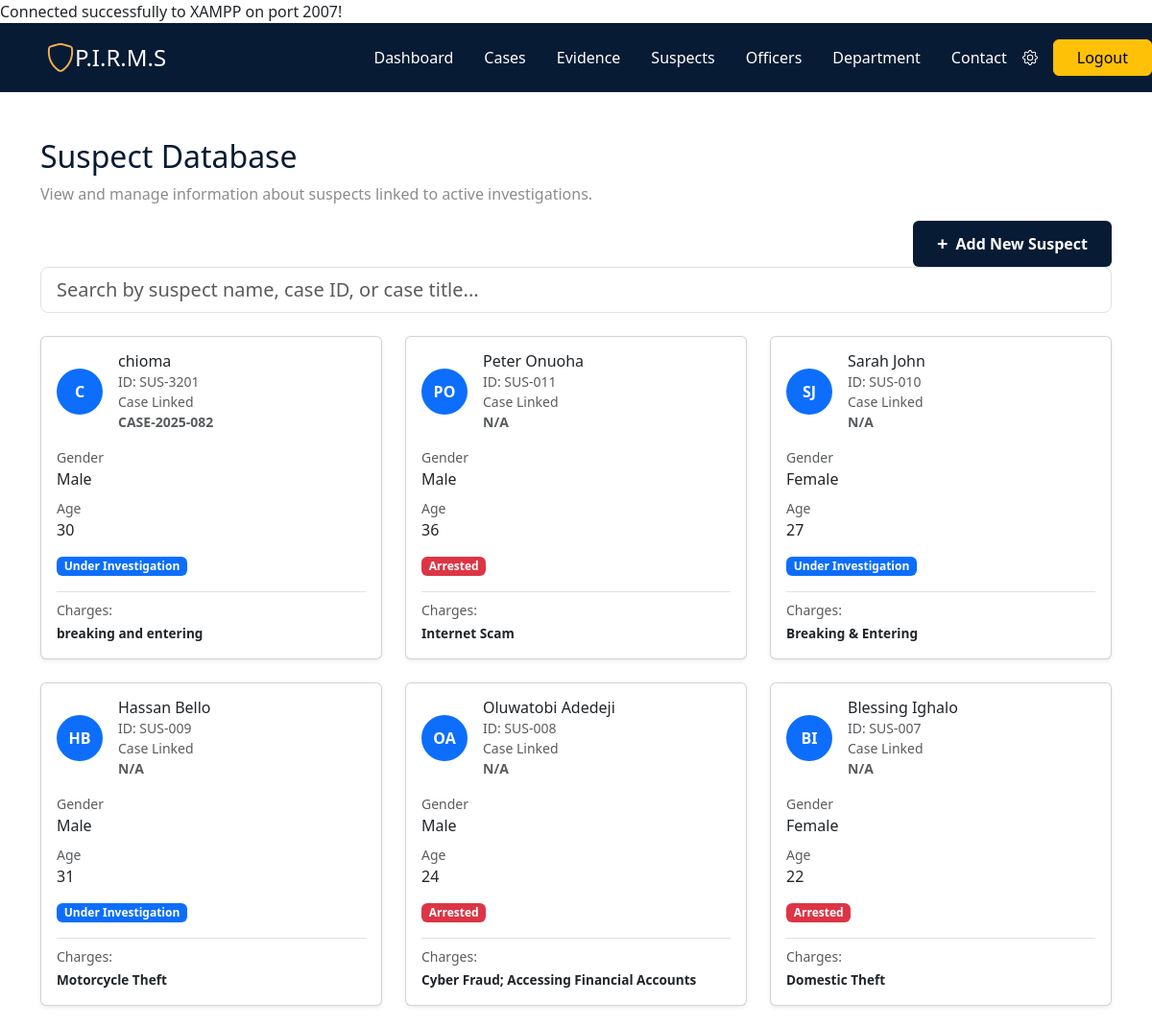
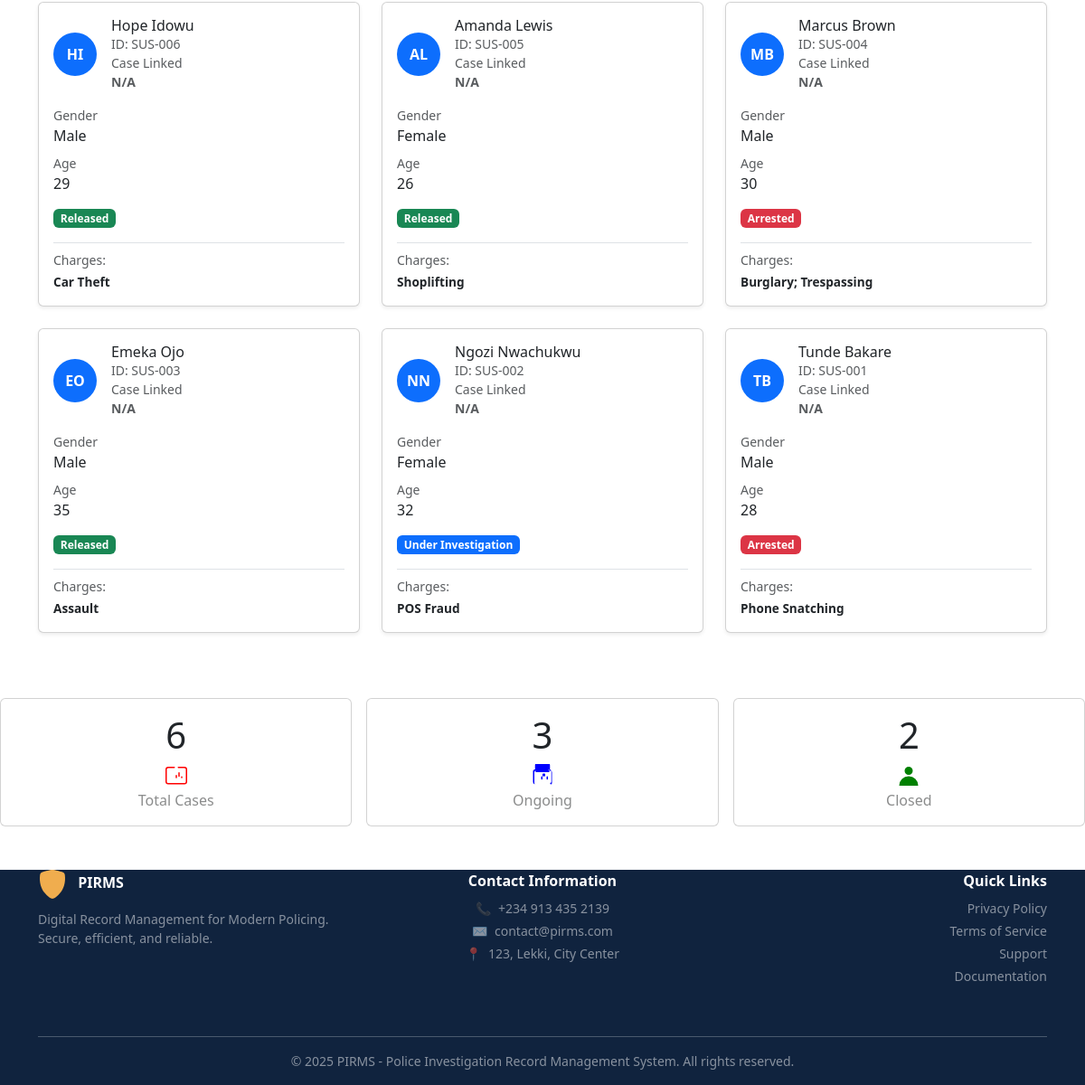
Screenshot of /suspects.php with the database file from the repository (2 pictures, top to bottom).
### tables this page shows
CREATE TABLE `suspect` (
  `suspect_id` varchar(50) NOT NULL,
  `name` varchar(100) NOT NULL,
  `gender` enum('Male','Female','Other') NOT NULL,
  `age` int(11) DEFAULT NULL,
  `date_of_birth` date DEFAULT NULL,
  `address` text DEFAULT NULL,
  `physical_description` text DEFAULT NULL,
  `status` enum('Under Investigation','Arrested','Released','Convicted') NOT NULL DEFAULT 'Under Investigation',
  `charges` text DEFAULT NULL,
  `case_id` varchar(50) DEFAULT NULL
);

### suspects.php (the view, shortened to what this page needs)
<?php
require_once 'includes/db.php';
try {
  $stmt = $pdo->query("SELECT * FROM suspect ORDER BY suspect_id DESC");
  $suspects = $stmt->fetchAll(PDO::FETCH_ASSOC);
} catch (PDOException $e) {
  $suspects = [];
  $error = "Error fetching suspects: " . $e->getMessage();
}
?>
<!DOCTYPE html>
<html lang="en">
<head>
  <link href="https://cdn.jsdelivr.net/npm/bootstrap@5.3.3/dist/css/bootstrap.min.css" rel="stylesheet">
</head>
<body>
  <header class="d-flex flex-wrap justify-content-center py-3 mb-4" style="background-color: #081b34;">
    <a href="./images/dog-img.jpg" class="d-flex align-items-center mb-3 mb-md-0 me-md-auto link-body-emphasis text-decoration-none">
      <svg class="bi me-2" width="40" height="32">
        <use xlink:href="#bootstrap"></use>
      </svg>
      <span class="fs-4 text-white">P.I.R.M.S</span>
    </a>
    <ul class="nav nav-pills align-items-center">
      <li class="nav-item"><a href="./dashboard.php" class="nav-link text-white" aria-current="page">Dashboard</a></li>
      <li class="nav-item"><a href="./cases.php" class="nav-link text-white">Cases</a></li>
      <li class="nav-item"><a href="./evidence.php" class="nav-link text-white">Evidence</a></li>
      <li class="nav-item"><a href="./suspects.php" class="nav-link text-white">Suspects</a></li>
      <li class="nav-item"><a href="./officer.php" class="nav-link text-white">Officers</a></li>
      <li class="nav-item"><a href="./department.php" class="nav-link text-white">Department</a></li>
      <li class="nav-item"><a href="./contact.php" class="nav-link text-white">Contact</a></li>
      <li class="nav-item">
        <a href="./setting.php" class="nav-link text-white p-0" aria-label="Settings">
        </a>
      </li>
      <a href="logout.php" class="btn btn-warning px-4 ms-3" type="button">Logout</a>
    </ul>
  </header>
  <div class="container mb-">
    <div class="text-left mb-4 mt-5">
      <h2 style="color: #081b34;">Suspect Database</h2>
      <p style="color:rgb(139, 140, 140);">View and manage information about suspects linked to active investigations.</p>
      <button onclick="location.href='newsuspect.php'" type="button" class="btn text-white fw-bold px-4 py-2 d-flex align-items-center float-end" style="background:#081b34;">
        <span class="me-2 fs-5">+</span> Add New Suspect
      </button>
    </div>
  </div>
  <div class="container py-4">
    <div class="mb-4">
      <input type="text" id="suspectSearchInput" class="form-control form-control-lg" placeholder="Search by suspect name, case ID, or case title..." />
    </div>
    <div class="row row-cols-1 row-cols-sm-2 row-cols-md-3 g-4">
      <?php if (empty($suspects)): ?>
        <div class="col-12 text-center py-5">
          <h4 class="text-muted">No suspects found in the database.</h4>
        </div>
      <?php else: ?>
        <?php foreach ($suspects as $s): ?>
          <div class="col suspect-card">
            <div class="card h-100 shadow-sm">
              <div class="card-body d-flex flex-column">
                <div class="d-flex align-items-center mb-3">
                  <div class="rounded-circle bg-primary text-white d-flex align-items-center justify-content-center fw-bold" style="width: 48px; height: 48px;">
                    <?php
                    $parts = explode(' ', $s['name']);
                    echo strtoupper(substr($parts[0], 0, 1) . (isset($parts[1]) ? substr($parts[1], 0, 1) : ''));
                    ?>
                  </div>
                  <div class="ms-3">
                    <h6 class="mb-0"><?php echo htmlspecialchars($s['name']); ?></h6>
                    <small class="text-muted">ID: <?php echo htmlspecialchars($s['suspect_id']); ?></small><br />
                    <small class="text-muted">Case Linked <br /><strong><?php echo htmlspecialchars($s['case_id'] ?? 'N/A'); ?></strong></small>
                  </div>
                </div>
                <div class="mb-2">
                  <small class="text-muted">Gender</small><br />
                  <span><?php echo htmlspecialchars($s['gender']); ?></span>
                </div>
                <div class="mb-3">
                  <small class="text-muted">Age</small><br />
                  <span><?php echo htmlspecialchars($s['age']); ?></span>
                </div>
                <div class="mb-3">
                  <?php
                  $badgeClass = 'bg-secondary';
                  if ($s['status'] == 'Arrested') $badgeClass = 'bg-danger';
                  if ($s['status'] == 'Under Investigation') $badgeClass = 'bg-primary';
                  if ($s['status'] == 'Released') $badgeClass = 'bg-success';
                  ?>
                  <span class="badge <?php echo $badgeClass; ?>"><?php echo htmlspecialchars($s['status']); ?></span>
                </div>
                <?php if (!empty($s['charges'])): ?>
                  <div class="mt-auto pt-2 border-top">
                    <small class="text-muted d-block mb-1">Charges:</small>
                    <small class="fw-bold" style="font-size:0.85rem;"><?php echo htmlspecialchars($s['charges']); ?></small>
                  </div>
                <?php endif; ?>
              </div>
            </div>
          </div>
        <?php endforeach; ?>
      <?php endif; ?>
    </div>
  </div>
  <div class="row g-3">
    <div class="col-md-4">
      <div class="card text-center">
        <div class="card-body">
          <div class="display-6 mb-2">6</div>
          <div>
          </div>
          <p class="mb-0" style="color:rgb(139, 140, 140);">Total Cases</p>
        </div>
      </div>
    </div>
    <div class="col-md-4">
      <div class="card text-center">
        <div class="card-body">
          <div class="display-6 mb-2">3</div>
          <div>
          </div>
          <p class="mb-0" style="color:rgb(139, 140, 140);">Ongoing</p>
        </div>
      </div>
    </div>
    <div class="col-md-4">
      <div class="card text-center">
        <div class="card-body">
          <div class="display-6 mb-2">2</div>
          <div>
            <svg xmlns="http://www.w3.org/2000/svg" width="24" height="24" fill="green" class="bi bi-person mb-1" viewBox="0 0 16 16">
              <path d="M8 8a3 3 0 1 0 0-6 3 3 0 0 0 0 6zm-7 8a7 7 0 1 1 14 0H1z" />
            </svg>
          </div>
          <p class="mb-0" style="color:rgb(139, 140, 140);">Closed</p>
        </div>
      </div>
    </div>
  </div>
  <footer class="text-white pt-7" style="background-color: #10233e;">
    <div class="container">
      <div class="row pb-4">
        <div class="col-md-4 mb-4 mb-md-0 d-flex flex-column align-items-md-start align-items-center">
          <div class="mb-2">
            <span class="ms-2 fw-semibold">PIRMS</span>
          </div>
          <div class="text-white-50 small mt-1 text-md-start text-center">
            Digital Record Management for Modern Policing.<br>
            Secure, efficient, and reliable.
          </div>
        </div>
        <div class="col-md-4 mb-4 mb-md-0 text-md-center text-center">
          <span class="fw-semibold mb-2 d-block">Contact Information</span>
          <div class="small text-white-50">
            <div class="mb-1"><span class="me-2">&#128222;</span>+234 913 435 2139</div>
            <div class="mb-1"><span class="me-2">&#9993;</span>contact@pirms.com</div>
            <div><span class="me-2">&#128205;</span>123, Lekki, City Center</div>
          </div>
        </div>
        <div class="col-md-4 text-md-end text-center">
          <span class="fw-semibold mb-2 d-block">Quick Links</span>
          <ul class="list-unstyled small text-white-50">
            <li class="mb-1"><a href="#" class="text-white-50 text-decoration-none">Privacy Policy</a></li>
            <li class="mb-1"><a href="#" class="text-white-50 text-decoration-none">Terms of Service</a></li>
            <li class="mb-1"><a href="#" class="text-white-50 text-decoration-none">Support</a></li>
            <li><a href="#" class="text-white-50 text-decoration-none">Documentation</a></li>
          </ul>
        </div>
      </div>
      <hr class="border-light my-3">
      <div class="text-center pb-3 small text-white-50">
        © 2025 PIRMS - Police Investigation Record Management System. All rights reserved.
      </div>
    </div>
  </footer>
</body>
</html>

### rows the page displays
suspect: name "C", name "chioma", suspect_id "SUS-3201", case "CASE-2025-082", gender "Male", age "30", status "Under Investigation", charges "breaking and entering"
suspect: name "PO", name "Peter Onuoha", suspect_id "SUS-011", case "N/A", gender "Male", age "36", status "Arrested", charges "Internet Scam"
suspect: name "SJ", name "Sarah John", suspect_id "SUS-010", case "N/A", gender "Female", age "27", status "Under Investigation", charges "Breaking & Entering"
suspect: name "HB", name "Hassan Bello", suspect_id "SUS-009", case "N/A", gender "Male", age "31", status "Under Investigation", charges "Motorcycle Theft"
suspect: name "OA", name "Oluwatobi Adedeji", suspect_id "SUS-008", case "N/A", gender "Male", age "24", status "Arrested", charges "Cyber Fraud; Accessing Financial Accounts"
suspect: name "BI", name "Blessing Ighalo", suspect_id "SUS-007", case "N/A", gender "Female", age "22", status "Arrested", charges "Domestic Theft"
suspect: name "HI", name "Hope Idowu", suspect_id "SUS-006", case "N/A", gender "Male", age "29", status "Released", charges "Car Theft"
suspect: name "AL", name "Amanda Lewis", suspect_id "SUS-005", case "N/A", gender "Female", age "26", status "Released", charges "Shoplifting"
suspect: name "MB", name "Marcus Brown", suspect_id "SUS-004", case "N/A", gender "Male", age "30", status "Arrested", charges "Burglary; Trespassing"
suspect: name "EO", name "Emeka Ojo", suspect_id "SUS-003", case "N/A", gender "Male", age "35", status "Released", charges "Assault"
suspect: name "NN", name "Ngozi Nwachukwu", suspect_id "SUS-002", case "N/A", gender "Female", age "32", status "Under Investigation", charges "POS Fraud"
suspect: name "TB", name "Tunde Bakare", suspect_id "SUS-001", case "N/A", gender "Male", age "28", status "Arrested", charges "Phone Snatching"
